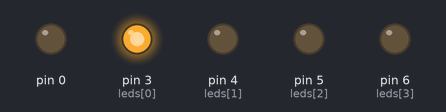
Simulated run of this sketch. Board: Arduino Uno, built with avr-gcc and run on an emulated ATmega328P. Shown: output pins drawn as LEDs (lit = HIGH).

Above: at 0.07 s.
At 0.67 s:
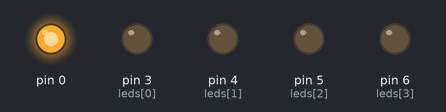
At 1.42 s:
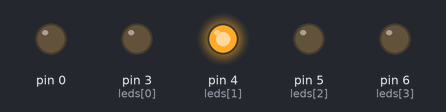
At 2.02 s:
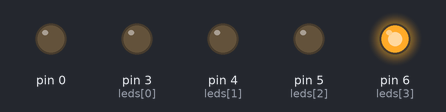
At 2.77 s:
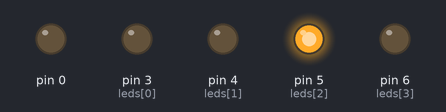
Timing chart, 0 to 3.1 s (numbered marks = the images above):
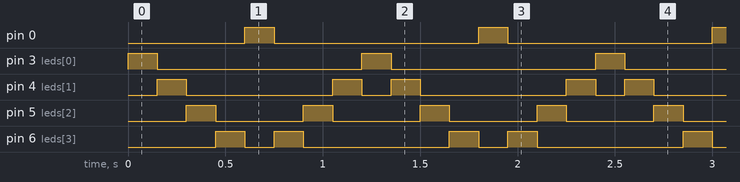

Measured:
- by itself, pin 0, pin 3 (leds[0]): alternates HIGH for 0.15 s and LOW for 1.1 s
- by itself, pin 4 (leds[1]): repeats every 1.2 s: LOW 0.75 s, HIGH 0.15 s, LOW 0.15 s, HIGH 0.15 s
- by itself, pin 5 (leds[2]): alternates HIGH for 0.15 s and LOW for 0.45 s
- by itself, pin 6 (leds[3]): repeats every 1.2 s: LOW 0.15 s, HIGH 0.15 s, LOW 0.75 s, HIGH 0.15 s

The sketch:

nodemcu_led_test.ino
```cpp
int leds[] = {3,4,5,6};

void setup() {
  for(int i=0;i<5;i++){
    pinMode(leds[i], OUTPUT);
  }
}

void loop() {

  for(int i=0;i<5;i++){
    digitalWrite(leds[i], HIGH);
    delay(150);
    digitalWrite(leds[i], LOW);
  }

  for(int i=3;i>0;i--){
    digitalWrite(leds[i], HIGH);
    delay(150);
    digitalWrite(leds[i], LOW);
  }

}
```
